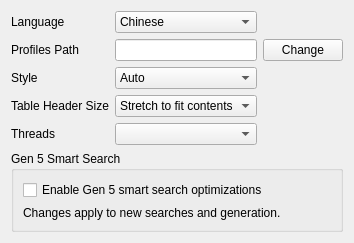
<?xml version="1.0" encoding="UTF-8"?>
<ui version="4.0">
 <class>Settings</class>
 <widget class="QWidget" name="Settings">
  <property name="geometry">
   <rect>
    <x>0</x>
    <y>0</y>
    <width>344</width>
    <height>162</height>
   </rect>
  </property>
  <property name="windowTitle">
   <string>Settings</string>
  </property>
  <layout class="QGridLayout" name="gridLayout">
   <item row="0" column="0">
    <widget class="QLabel" name="labelLanguage">
     <property name="text">
      <string>Language</string>
     </property>
    </widget>
   </item>
   <item row="0" column="1">
    <widget class="QComboBox" name="comboBoxLanguage">
     <item>
      <property name="text">
       <string>Chinese</string>
      </property>
     </item>
     <item>
      <property name="text">
       <string>English</string>
      </property>
     </item>
     <item>
      <property name="text">
       <string>French</string>
      </property>
     </item>
     <item>
      <property name="text">
       <string>German</string>
      </property>
     </item>
     <item>
      <property name="text">
       <string>Italian</string>
      </property>
     </item>
     <item>
      <property name="text">
       <string>Japanese</string>
      </property>
     </item>
     <item>
      <property name="text">
       <string>Korean</string>
      </property>
     </item>
     <item>
      <property name="text">
       <string>Spanish</string>
      </property>
     </item>
    </widget>
   </item>
   <item row="1" column="0">
    <widget class="QLabel" name="labelProfiles">
     <property name="text">
      <string>Profiles Path</string>
     </property>
    </widget>
   </item>
   <item row="1" column="1">
    <widget class="QLineEdit" name="lineEditProfiles">
     <property name="readOnly">
      <bool>true</bool>
     </property>
    </widget>
   </item>
   <item row="1" column="2">
    <widget class="QPushButton" name="pushButtonProfile">
     <property name="text">
      <string>Change</string>
     </property>
    </widget>
   </item>
   <item row="2" column="0">
    <widget class="QLabel" name="labelStyle">
     <property name="text">
      <string>Style</string>
     </property>
    </widget>
   </item>
   <item row="2" column="1">
    <widget class="QComboBox" name="comboBoxStyle">
     <item>
      <property name="text">
       <string>Auto</string>
      </property>
     </item>
     <item>
      <property name="text">
       <string>Dark</string>
      </property>
     </item>
     <item>
      <property name="text">
       <string>Light</string>
      </property>
     </item>
    </widget>
   </item>
   <item row="3" column="0">
    <widget class="QLabel" name="labelTableHeaderSize">
     <property name="text">
      <string>Table Header Size</string>
     </property>
    </widget>
   </item>
   <item row="3" column="1">
    <widget class="QComboBox" name="comboBoxTableHeaderSize">
     <item>
      <property name="text">
       <string>Stretch to fit contents</string>
      </property>
     </item>
     <item>
      <property name="text">
       <string>Stretch to fit width</string>
      </property>
     </item>
    </widget>
   </item>
   <item row="4" column="0">
    <widget class="QLabel" name="labelThreads">
     <property name="text">
      <string>Threads</string>
     </property>
    </widget>
   </item>
   <item row="4" column="1">
    <widget class="QComboBox" name="comboBoxThreads"/>
   </item>
   <item row="5" column="0" colspan="3">
    <widget class="QGroupBox" name="groupBoxSearchOptimization">
     <property name="title"><string>Gen 5 Smart Search</string></property>
     <layout class="QVBoxLayout" name="verticalLayoutSearchOptimization">
      <item><widget class="QCheckBox" name="checkBoxSearchPruning">
       <property name="text"><string>Enable Gen 5 smart search optimizations</string></property>
       <property name="toolTip"><string>Uses verified Gen 5 search optimizations where supported. Unsupported searches use normal PokeFinder behavior.</string></property>
      </widget></item>
      <item><widget class="QLabel" name="labelSearchOptimizationScope">
       <property name="text"><string>Changes apply to new searches and generation.</string></property>
      </widget></item>
     </layout>
    </widget>
   </item>
  </layout>
 </widget>
 <resources/>
 <connections/>
</ui>
